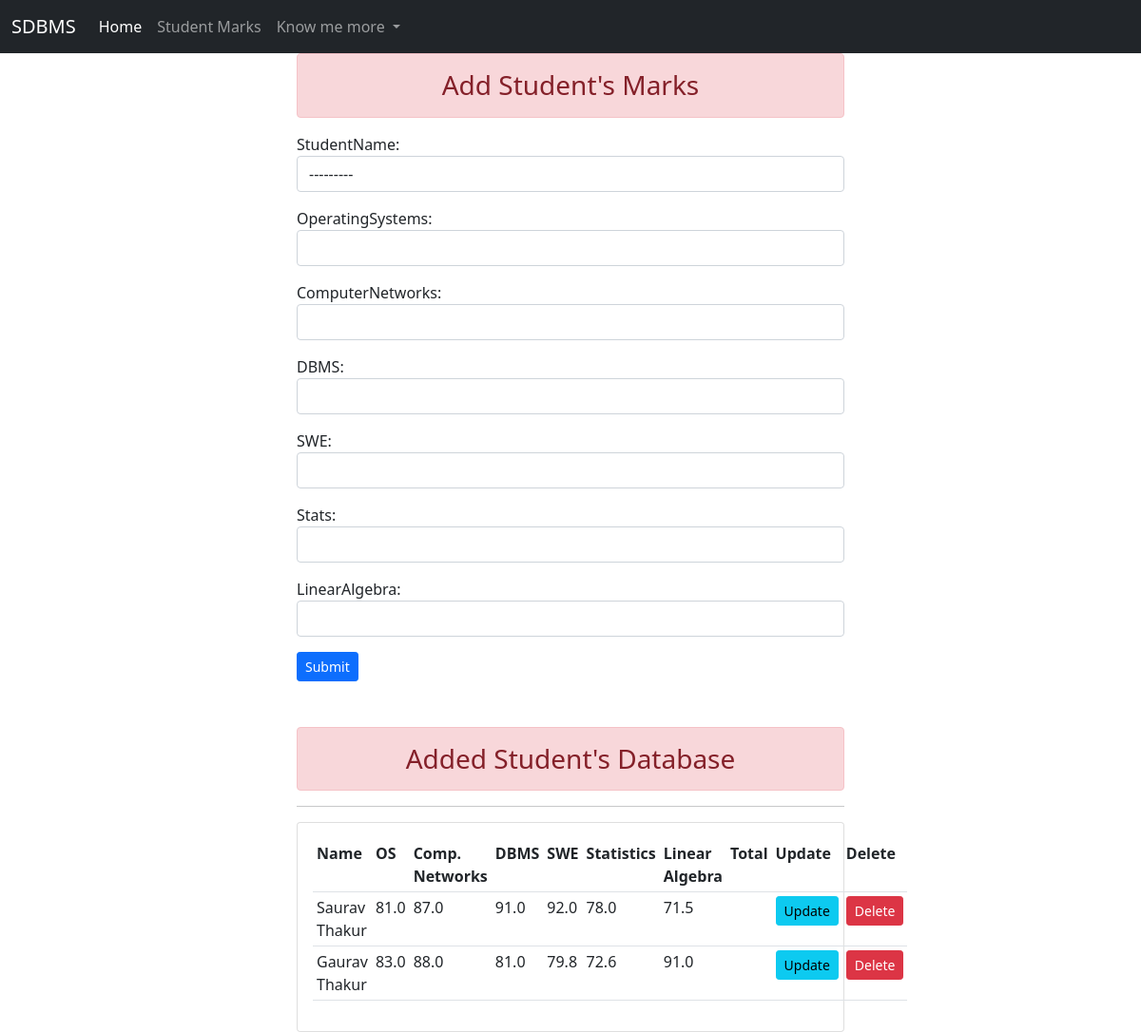
The page /student_marks/ on the database its author committed.
### App/models.py (models this page shows, shortened)
class Marks(models.Model):
    studentName = models.ForeignKey(
        Student, null=True, on_delete=models.CASCADE)
    operatingSystems = models.FloatField(null=False)
    computerNetworks = models.FloatField(null=False)
    DBMS = models.FloatField(null=False)
    SWE = models.FloatField(null=False)
    stats = models.FloatField(null=False)
    LinearAlgebra = models.FloatField(null=False)

class Student(models.Model):
    name = models.CharField(max_length=50, null=False)
    email = models.EmailField(max_length=254, null=False, unique=True)
    Rollno = models.IntegerField(unique=True)
    phoneNum = PhoneNumberField(unique=True)
    date_created = models.DateTimeField(auto_now_add=True)
    def __str__(self):
        return self.name

### App/views.py (the view)
# urls.py: path("student_marks/", views.marks, name="marks"),
def marks(request):
    marks = Marks.objects.all()
    form = MarkForm()
    total_sum = 0
    if request.method == "POST":
        form = MarkForm(request.POST)
        if form.is_valid():
            form.save()
            return redirect("/student_marks/")
    context = {'marks': marks, 'form': form}
    return render(request, 'App/marks.html', context)

### App/forms.py
class MarkForm(ModelForm):
    class Meta:
        model = Marks
        fields = '__all__'
        widgets = {
            'studentName': forms.Select(attrs={'class': 'form-control'}),
            'operatingSystems': forms.TextInput(attrs={'class': 'form-control'}),
            'computerNetworks': forms.TextInput(attrs={'class': 'form-control'}),
            'DBMS': forms.TextInput(attrs={'class': 'form-control'}),
            'SWE': forms.TextInput(attrs={'class': 'form-control'}),
            'stats': forms.TextInput(attrs={'class': 'form-control'}),
            'LinearAlgebra': forms.TextInput(attrs={'class': 'form-control'}),
        }

### App/templates/App/marks.html (shortened to what this page needs)
{% extends 'App/layout.html' %}
{% block content %}
{% include 'App/navbar.html' %}
<div class="container form-group col-sm-6 ">
    <h3 class=" text-center alert alert-danger"> Add Student's Marks</h3>
    <form method="POST" action="">
        {{form.as_p}}
        <input class="btn btn-primary btn-sm " type="submit" name="submit">
    </form>
</div>
<div class="container form-group col-sm-6 mt-5 ">
    <h3 class=" text-center alert alert-danger">Added Student's Database </h3>
    <hr>
    <div class="card card-body">
        <table class="table table-sm">
            <tr>
                <th>Name</th>
                <th>OS</th>
                <th>Comp. Networks</th>
                <th>DBMS</th>
                <th>SWE</th>
                <th>Statistics</th>
                <th>Linear Algebra</th>
                <th>Total</th>
                <th>Update</th>
                <th>Delete</th>
            </tr>
            {% for i in marks %}
            <tr>
                <td>{{i.studentName}}</td>
                <td>{{i.operatingSystems}}</td>
                <td>{{i.computerNetworks}}</td>
                <td>{{i.DBMS}}</td>
                <td>{{i.SWE}}</td>
                <td>{{i.stats}}</td>
                <td>{{i.LinearAlgebra}}</td>
                <td>{{total_sum}}</td>
                <td><a class="btn btn-sm btn-info" href="{% url 'update_marks' i.id %}">Update</a></td>
                <td><a class="btn btn-sm btn-danger" href="{% url 'delete_marks'  i.id%}">Delete</a>
            </tr>
            {% endfor %}
        </table>
    </div>
</div>
{% endblock content %}

### App/templates/App/layout.html (shortened to what this page needs)
<!doctype html>
<html lang="en">
<head>
    <link href="https://cdn.jsdelivr.net/npm/bootstrap@5.0.1/dist/css/bootstrap.min.css" rel="stylesheet"
>
</head>
<body>
    {% block content %}
    {% endblock content %}
</body>
</html>

### App/templates/App/navbar.html (shortened to what this page needs)
<nav class="navbar navbar-expand-lg navbar-dark bg-dark">
    <div class="container-fluid">
        <a class="navbar-brand" href="{% url 'home' %}">SDBMS</a>
        <div class="collapse navbar-collapse" id="navbarSupportedContent">
            <ul class="navbar-nav me-auto mb-2 mb-lg-0">
                <li class="nav-item">
                    <a class="nav-link active" aria-current="page" href="{% url 'home' %}">Home</a>
                </li>
                <li class="nav-item">
                    <a class="nav-link" href="{%  url 'marks' %}">Student Marks</a>
                </li>
                <li class="nav-item dropdown">
                    <a class="nav-link dropdown-toggle" href="#" id="navbarDropdown" role="button"
                        data-bs-toggle="dropdown" aria-expanded="false">
                        Know me more
                    </a>
                </li>
            </ul>
        </div>
    </div>
</nav>

### rows shown on the page
Marks: studentName "Saurav Thakur", operatingSystems "81.0", computerNetworks "87.0", DBMS "91.0", SWE "92.0", stats "78.0", LinearAlgebra "71.5"
Marks: studentName "Gaurav Thakur", operatingSystems "83.0", computerNetworks "88.0", DBMS "81.0", SWE "79.8", stats "72.6", LinearAlgebra "91.0"
